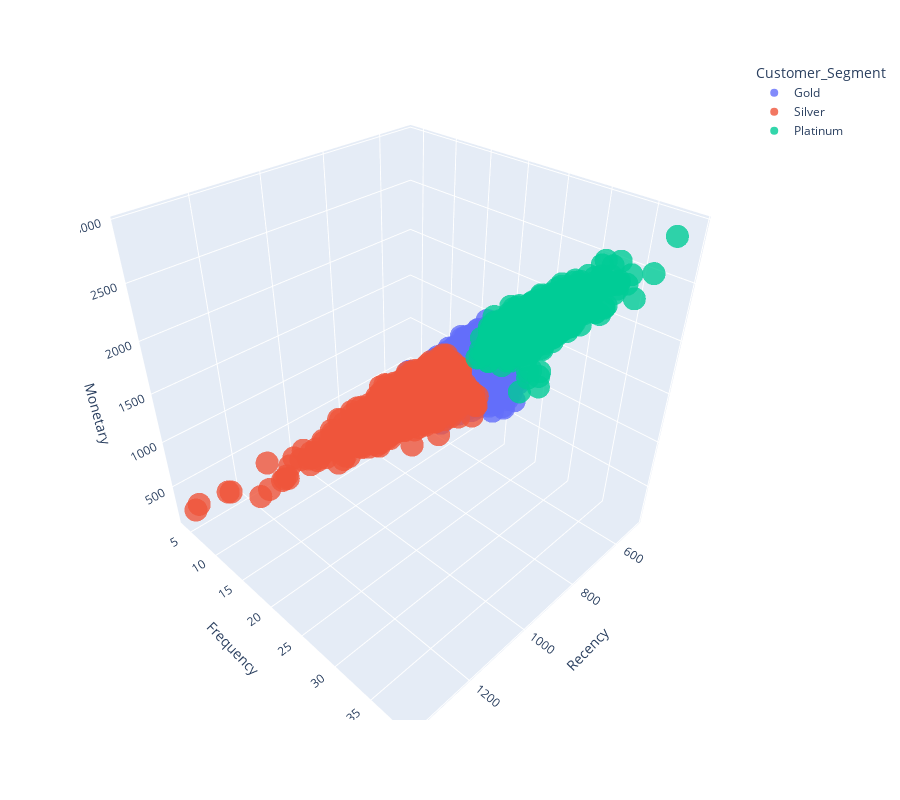

This figure's notebook cell:
### Code cell
#3D Plot

fig = px.scatter_3d(rfm, x='Recency', y='Frequency', z='Monetary', color='Customer_Segment',opacity = 0.8, height=800)
fig.show()

### Figure 1 — Plotly figure (JSON) as saved in the notebook; plotly's stock layout.template omitted (floating-point values rounded to 4 significant figures; data arrays with more than 128 entries replaced by an {"elided": "..."} marker saying what was removed)
{"data": [{"hovertemplate": "Customer_Segment=Gold<br>Recency=%{x}<br>Frequency=%{y}<br>Monetary=%{z}<extra></extra>", "legendgroup": "Gold", "marker": {"color": "#636efa", "opacity": 0.8, "symbol": "circle"}, "mode": "markers", "name": "Gold", "scene": "scene", "showlegend": true, "type": "scatter3d", "x": {"elided": "2803 int values"}, "y": {"elided": "2803 int values"}, "z": {"elided": "2803 int values"}}, {"hovertemplate": "Customer_Segment=Silver<br>Recency=%{x}<br>Frequency=%{y}<br>Monetary=%{z}<extra></extra>", "legendgroup": "Silver", "marker": {"color": "#EF553B", "opacity": 0.8, "symbol": "circle"}, "mode": "markers", "name": "Silver", "scene": "scene", "showlegend": true, "type": "scatter3d", "x": {"elided": "1838 int values"}, "y": {"elided": "1838 int values"}, "z": {"elided": "1838 int values"}}, {"hovertemplate": "Customer_Segment=Platinum<br>Recency=%{x}<br>Frequency=%{y}<br>Monetary=%{z}<extra></extra>", "legendgroup": "Platinum", "marker": {"color": "#00cc96", "opacity": 0.8, "symbol": "circle"}, "mode": "markers", "name": "Platinum", "scene": "scene", "showlegend": true, "type": "scatter3d", "x": {"elided": "2248 int values"}, "y": {"elided": "2248 int values"}, "z": {"elided": "2248 int values"}}], "layout": {"height": 800, "legend": {"title": {"text": "Customer_Segment"}, "tracegroupgap": 0}, "margin": {"t": 60}, "scene": {"domain": {"x": [0, 1], "y": [0, 1]}, "xaxis": {"title": {"text": "Recency"}}, "yaxis": {"title": {"text": "Frequency"}}, "zaxis": {"title": {"text": "Monetary"}}}}}
